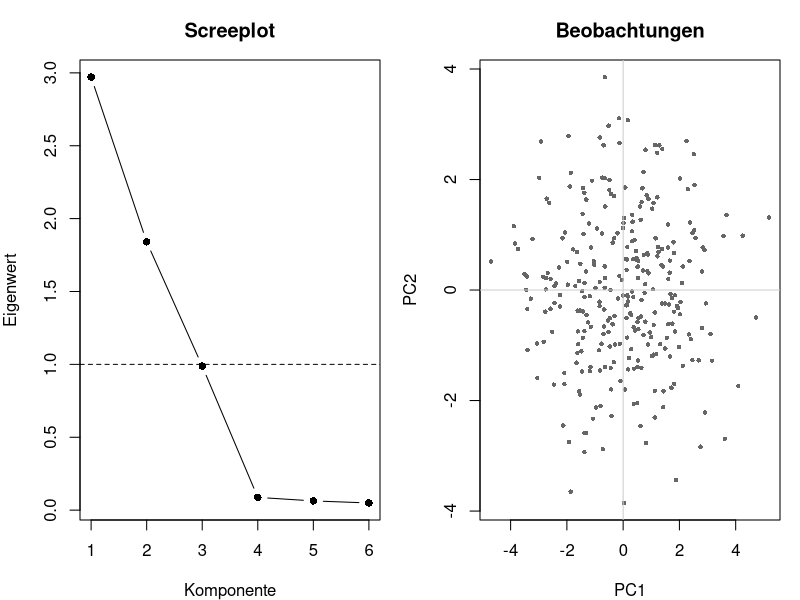

This chart was generated by the following R code:
## ---- chunk 1
#| label: setup-r
#| include: false
set.seed(2026)

# Sensordaten einer Fertigungslinie: drei Groessen haengen am Zustand des
# Werkzeugs, zwei am Materialdurchsatz, eine ist reines Rauschen.
n <- 300
werkzeug <- rnorm(n)
durchsatz <- rnorm(n)

linie <- data.frame(
  vibration    = round(50 + 8 * werkzeug + rnorm(n, 0, 2), 2),
  temperatur   = round(70 + 5 * werkzeug + rnorm(n, 0, 1.5), 2),
  stromaufnahme = round(12 + 1.5 * werkzeug + rnorm(n, 0, 0.4), 2),
  taktzeit     = round(30 - 4 * durchsatz + rnorm(n, 0, 1), 2),
  ausstoss     = round(500 + 60 * durchsatz + rnorm(n, 0, 15), 2),
  luftfeuchte  = round(45 + rnorm(n, 0, 6), 2)
)
## ---- chunk 2
#| label: voraussetzungen-pca-r
round(cor(linie), 2)

round(apply(linie, 2, var), 1)      # sehr verschiedene Varianzen
## ---- chunk 3
#| label: durchfuehrung-pca-r
pca <- prcomp(linie, scale. = TRUE)

summary(pca)
round(pca$rotation[, 1:3], 3)
## ---- chunk 4
#| label: fig-szenario-a-pca-r
#| fig-cap: "Links der Screeplot mit den Eigenwerten, rechts die Beobachtungen in der Ebene der ersten zwei Komponenten."
#| fig-height: 3.4
eigenwerte <- pca$sdev^2

par(mfrow = c(1, 2), mar = c(4, 4, 3, 1))
plot(eigenwerte, type = "b", pch = 16, xlab = "Komponente", ylab = "Eigenwert",
     main = "Screeplot")
abline(h = 1, lty = 2)
plot(pca$x[, 1], pca$x[, 2], pch = 16, cex = 0.6, col = "grey40",
     xlab = "PC1", ylab = "PC2", main = "Beobachtungen")
abline(h = 0, v = 0, col = "grey80")
par(mfrow = c(1, 1))

round(cbind(eigenwert = eigenwerte,
            anteil = eigenwerte / sum(eigenwerte),
            kumuliert = cumsum(eigenwerte / sum(eigenwerte))), 3)
## ---- chunk 5
#| label: szenario-b-pca-r
set.seed(11)
unabhaengig <- as.data.frame(matrix(rnorm(300 * 6), ncol = 6))
names(unabhaengig) <- paste0("v", 1:6)

pca_b <- prcomp(unabhaengig, scale. = TRUE)
round(summary(pca_b)$importance[, 1:4], 3)
## ---- chunk 6
#| label: szenario-c-pca-r
pca_ohne <- prcomp(linie, scale. = FALSE)

round(summary(pca_ohne)$importance[, 1:3], 3)
round(pca_ohne$rotation[, 1:2], 3)
## ---- chunk 7
#| label: szenario-d-pca-r
komponenten <- pca$x[, 1:2]
round(cor(komponenten), 10)          # exakt unkorreliert
round(head(komponenten, 3), 3)
